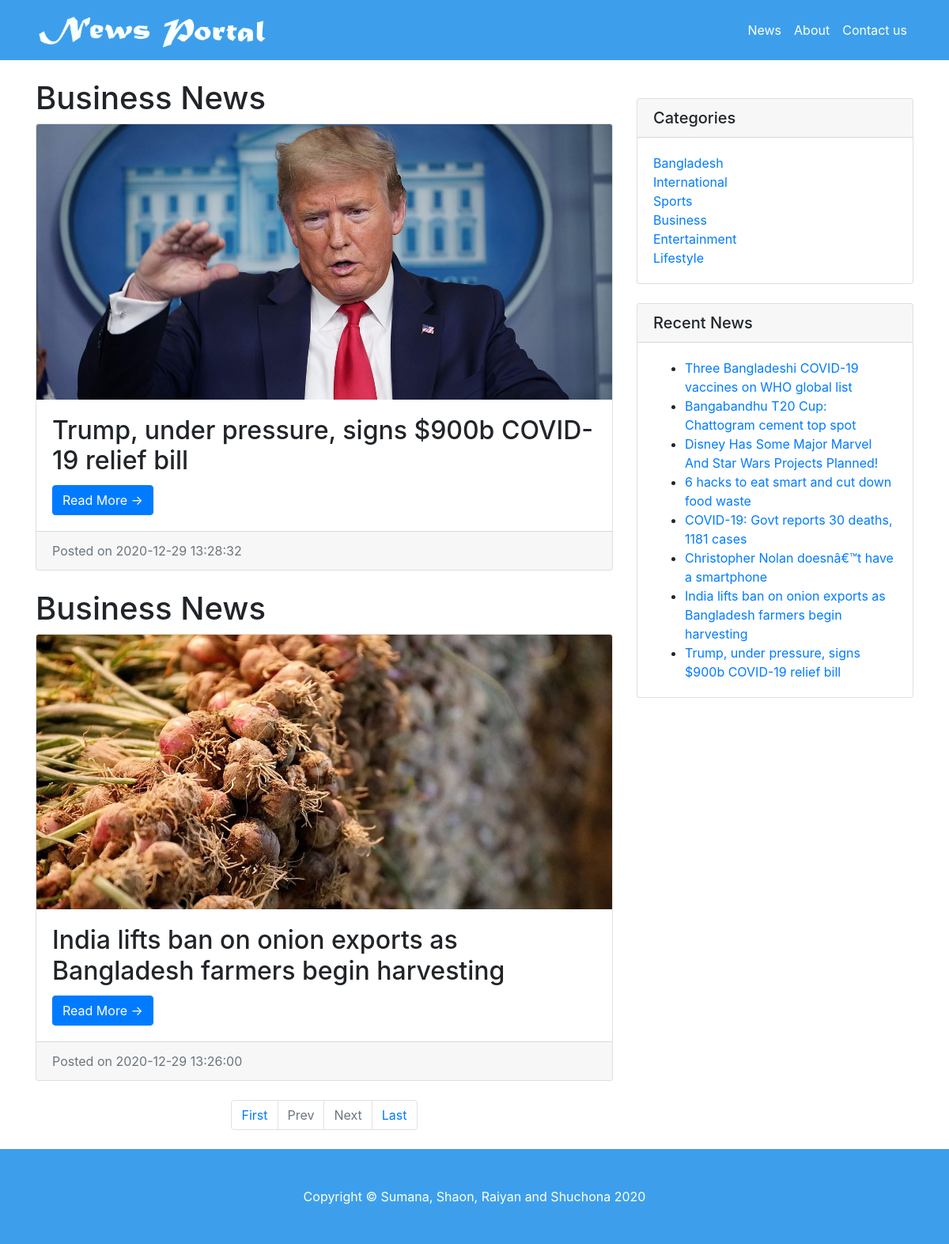
Page /category.php?catid=5 on the committed database.
### tables this page shows
CREATE TABLE `tblposts` (
  `id` int(11) NOT NULL,
  `PostTitle` longtext,
  `CategoryId` int(11) DEFAULT NULL,
  `SubCategoryId` int(11) DEFAULT NULL,
  `PostDetails` longtext,
  `PostingDate` timestamp NULL DEFAULT CURRENT_TIMESTAMP,
  `UpdationDate` timestamp NULL DEFAULT NULL ON UPDATE CURRENT_TIMESTAMP,
  `Is_Active` int(1) DEFAULT NULL,
  `PostUrl` mediumtext,
  `PostImage` varchar(255) DEFAULT NULL
);

CREATE TABLE `tblcategory` (
  `id` int(11) NOT NULL,
  `CategoryName` varchar(200) DEFAULT NULL,
  `Description` mediumtext,
  `PostingDate` timestamp NULL DEFAULT CURRENT_TIMESTAMP,
  `UpdationDate` timestamp NULL DEFAULT '0000-00-00 00:00:00' ON UPDATE CURRENT_TIMESTAMP,
  `Is_Active` int(1) DEFAULT NULL
);

### category.php (the view, shortened to what this page needs)
<?php
include('includes/config.php');
    ?>
<!DOCTYPE html>
<html lang="en">
  <head>
    <link href="vendor/bootstrap/css/bootstrap.min.css" rel="stylesheet">
    <link href="css/modern-business.css" rel="stylesheet">
  </head>
  <body>
   <?php include('includes/header.php');?>
    <div class="container">
      <div class="row" style="margin-top: 4%">
        <div class="col-md-8">
<?php
     if (isset($_GET['pageno'])) {
            $pageno = $_GET['pageno'];
        } else {
            $pageno = 1;
        }
        $no_of_records_per_page = 8;
        $offset = ($pageno-1) * $no_of_records_per_page;
        $total_pages_sql = "SELECT COUNT(*) FROM tblposts";
        $result = mysqli_query($con,$total_pages_sql);
        $total_rows = mysqli_fetch_array($result)[0];
        $total_pages = ceil($total_rows / $no_of_records_per_page);
$query=mysqli_query($con,"select tblposts.id as pid,tblposts.PostTitle as posttitle,tblposts.PostImage,tblcategory.CategoryName as category,tblsubcategory.Subcategory as subcategory,tblposts.PostDetails as postdetails,tblposts.PostingDate as postingdate,tblposts.PostUrl as url from tblposts left join tblcategory on tblcategory.id=tblposts.CategoryId left join  tblsubcategory on  tblsubcategory.SubCategoryId=tblposts.SubCategoryId where tblposts.CategoryId='".$_SESSION['catid']."' and tblposts.Is_Active=1 order by tblposts.id desc LIMIT $offset, $no_of_records_per_page");
$rowcount=mysqli_num_rows($query);
if($rowcount==0)
{
echo "No record found";
}
else {
while ($row=mysqli_fetch_array($query)) {
?>
<h1><?php echo htmlentities($row['category']);?> News</h1>
          <div class="card mb-4">
       <img class="card-img-top" src="admin/postimages/<?php echo htmlentities($row['PostImage']);?>" alt="<?php echo htmlentities($row['posttitle']);?>">
            <div class="card-body">
              <h2 class="card-title"><?php echo htmlentities($row['posttitle']);?></h2>
              <a href="news-details.php?nid=<?php echo htmlentities($row['pid'])?>" class="btn btn-primary">Read More &rarr;</a>
            </div>
            <div class="card-footer text-muted">
              Posted on <?php echo htmlentities($row['postingdate']);?>
            </div>
          </div>
<?php } ?>
    <ul class="pagination justify-content-center mb-4">
        <li class="page-item"><a href="?pageno=1"  class="page-link">First</a></li>
        <li class="<?php if($pageno <= 1){ echo 'disabled'; } ?> page-item">
            <a href="<?php if($pageno <= 1){ echo '#'; } else { echo "?pageno=".($pageno - 1); } ?>" class="page-link">Prev</a>
        </li>
        <li class="<?php if($pageno >= $total_pages){ echo 'disabled'; } ?> page-item">
            <a href="<?php if($pageno >= $total_pages){ echo '#'; } else { echo "?pageno=".($pageno + 1); } ?> " class="page-link">Next</a>
        </li>
        <li class="page-item"><a href="?pageno=<?php echo $total_pages; ?>" class="page-link">Last</a></li>
    </ul>
<?php } ?>
        </div>
      <?php include('includes/sidebar.php');?>
      </div>
    </div>
      <?php include('includes/footer.php');?>
</head>
  </body>
</html>

### includes/sidebar.php
  <div class="col-md-4">
          <div class="card my-4">
            <h5 class="card-header">Categories</h5>
            <div class="card-body">
              <div class="row">
                <div class="col-lg-6">
                  <ul class="list-unstyled mb-0">
<?php $query=mysqli_query($con,"select id,CategoryName from tblcategory");
while($row=mysqli_fetch_array($query))
{
?>
                    <li>
                      <a href="category.php?catid=<?php echo htmlentities($row['id'])?>"><?php echo htmlentities($row['CategoryName']);?></a>
                    </li>
<?php } ?>
                  </ul>
                </div>
              </div>
            </div>
          </div>
          <div class="card my-4">
            <h5 class="card-header">Recent News</h5>
            <div class="card-body">
                      <ul class="mb-0">
<?php
$query=mysqli_query($con,"select tblposts.id as pid,tblposts.PostTitle as posttitle from tblposts left join tblcategory on tblcategory.id=tblposts.CategoryId left join  tblsubcategory on  tblsubcategory.SubCategoryId=tblposts.SubCategoryId limit 8");
while ($row=mysqli_fetch_array($query)) {
?>
  <li>
                      <a href="news-details.php?nid=<?php echo htmlentities($row['pid'])?>"><?php echo htmlentities($row['posttitle']);?></a>
                    </li>
            <?php } ?>
          </ul>
            </div>
          </div>
        </div>

### css/modern-business.css (style rules this page uses)
body { padding-top: 54px; }
@media (min-width: 992px) { body { padding-top: 56px; } }

### rows in the picture
tblposts: CategoryId.CategoryName "Business", PostImage (picture), PostTitle "Trump, under pressure, signs $900b COVID-19 relief bill", PostingDate "2020-12-29 13:28:32"
tblposts: CategoryId.CategoryName "Business", PostImage (picture), PostTitle "India lifts ban on onion exports as Bangladesh farmers begin harvesting", PostingDate "2020-12-29 13:26:00"
tblcategory: CategoryName "Bangladesh"
tblcategory: CategoryName "International"
tblcategory: CategoryName "Sports"
tblcategory: CategoryName "Business"
tblcategory: CategoryName "Entertainment"
tblcategory: CategoryName "Lifestyle"
tblposts: PostTitle "Three Bangladeshi COVID-19 vaccines on WHO global list"
tblposts: PostTitle "Bangabandhu T20 Cup: Chattogram cement top spot"
tblposts: PostTitle "Disney Has Some Major Marvel And Star Wars Projects Planned!"
tblposts: PostTitle "6 hacks to eat smart and cut down food waste"
tblposts: PostTitle "COVID-19: Govt reports 30 deaths, 1181 cases"
tblposts: PostTitle "Christopher Nolan doesnâ€™t have a smartphone"
